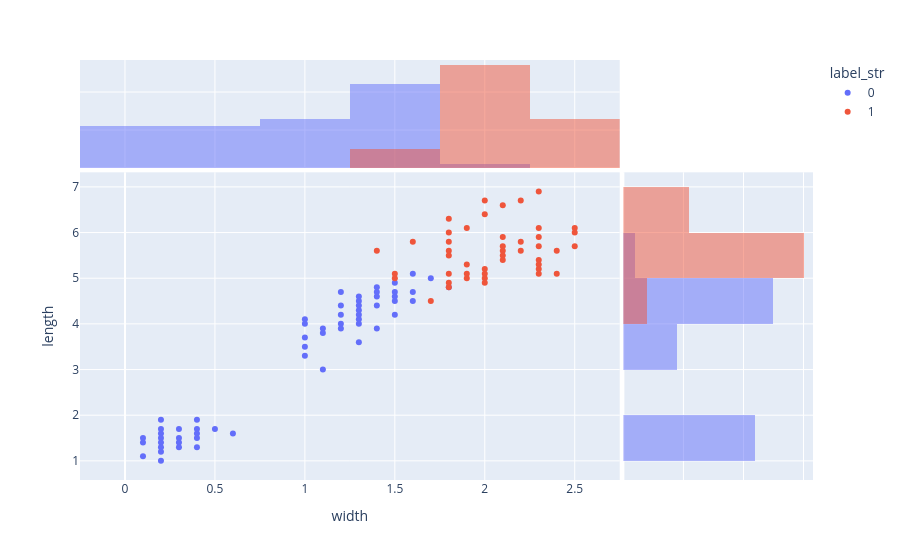

Notebook source saved alongside this figure:
### Code cell
df_sub["label_str"] = df_sub["label"].astype(str)
px.scatter(
    df_sub, 
    x="width", 
    y="length", 
    color="label_str",
    marginal_x="histogram",   # inne opcje: "box", "violin", "rug"
    marginal_y="histogram"
)

### Figure 1 — Plotly figure (JSON) as saved in the notebook; plotly's stock layout.template omitted (floating-point values rounded to 4 significant figures)
{"data": [{"hovertemplate": "label_str=0<br>width=%{x}<br>length=%{y}<extra></extra>", "legendgroup": "0", "marker": {"color": "#636efa", "symbol": "circle"}, "mode": "markers", "name": "0", "orientation": "v", "showlegend": true, "type": "scatter", "x": [0.2, 0.2, 0.2, 0.4, 0.3, 0.1, 0.2, 0.1, 0.1, 0.2, 0.4, 0.4, 0.3, 0.3, 0.2, 0.2, 0.5, 0.2, 0.4, 0.3, 0.6, 0.4, 1.4, 1.5, 1.5, 1.3, 1.5, 1.3, 1.6, 1, 1.3, 1.4, 1, 1.5, 1, 1.3, 1.4, 1, 1.1, 1.8, 1.2, 1.3, 1.4, 1.7, 1.1, 1, 1.2, 1.6, 1.6, 1.5, 1.3, 1.3, 1.2, 1.4, 1.2, 1.3, 1.2, 1.1], "xaxis": "x", "y": [1.4, 1.3, 1.5, 1.7, 1.4, 1.5, 1.6, 1.4, 1.1, 1.2, 1.5, 1.3, 1.7, 1.5, 1.7, 1, 1.7, 1.9, 1.6, 1.3, 1.6, 1.9, 4.7, 4.5, 4.9, 4, 4.6, 4.5, 4.7, 3.3, 4.6, 3.9, 3.5, 4.2, 4, 3.6, 4.4, 4.1, 3.9, 4.8, 4.7, 4.3, 4.8, 5, 3.8, 3.7, 3.9, 5.1, 4.5, 4.7, 4.4, 4.1, 4.4, 4.6, 4, 4.2, 4.2, 3], "yaxis": "y"}, {"alignmentgroup": "True", "bingroup": "x", "hovertemplate": "label_str=0<br>width=%{x}<br>count=%{y}<extra></extra>", "legendgroup": "0", "marker": {"color": "#636efa"}, "name": "0", "offsetgroup": "0", "opacity": 0.5, "showlegend": false, "type": "histogram", "x": [0.2, 0.2, 0.2, 0.4, 0.3, 0.1, 0.2, 0.1, 0.1, 0.2, 0.4, 0.4, 0.3, 0.3, 0.2, 0.2, 0.5, 0.2, 0.4, 0.3, 0.6, 0.4, 1.4, 1.5, 1.5, 1.3, 1.5, 1.3, 1.6, 1, 1.3, 1.4, 1, 1.5, 1, 1.3, 1.4, 1, 1.1, 1.8, 1.2, 1.3, 1.4, 1.7, 1.1, 1, 1.2, 1.6, 1.6, 1.5, 1.3, 1.3, 1.2, 1.4, 1.2, 1.3, 1.2, 1.1], "xaxis": "x3", "yaxis": "y3"}, {"alignmentgroup": "True", "bingroup": "y", "hovertemplate": "label_str=0<br>length=%{y}<br>count=%{x}<extra></extra>", "legendgroup": "0", "marker": {"color": "#636efa"}, "name": "0", "offsetgroup": "0", "opacity": 0.5, "showlegend": false, "type": "histogram", "xaxis": "x2", "y": [1.4, 1.3, 1.5, 1.7, 1.4, 1.5, 1.6, 1.4, 1.1, 1.2, 1.5, 1.3, 1.7, 1.5, 1.7, 1, 1.7, 1.9, 1.6, 1.3, 1.6, 1.9, 4.7, 4.5, 4.9, 4, 4.6, 4.5, 4.7, 3.3, 4.6, 3.9, 3.5, 4.2, 4, 3.6, 4.4, 4.1, 3.9, 4.8, 4.7, 4.3, 4.8, 5, 3.8, 3.7, 3.9, 5.1, 4.5, 4.7, 4.4, 4.1, 4.4, 4.6, 4, 4.2, 4.2, 3], "yaxis": "y2"}, {"hovertemplate": "label_str=1<br>width=%{x}<br>length=%{y}<extra></extra>", "legendgroup": "1", "marker": {"color": "#EF553B", "symbol": "circle"}, "mode": "markers", "name": "1", "orientation": "v", "showlegend": true, "type": "scatter", "x": [2.5, 1.9, 2.1, 1.8, 2.2, 2.1, 1.7, 1.8, 1.8, 2.5, 2, 1.9, 2.1, 2, 2.4, 2.3, 1.8, 2.2, 2.3, 1.5, 2.3, 2, 2, 1.8, 2.1, 1.8, 1.8, 2.1, 1.6, 1.9, 2, 2.2, 1.5, 1.4, 2.3, 2.4, 2.1, 2.3, 2.3, 2.5, 2.3, 1.9, 2, 2.3, 1.8], "xaxis": "x", "y": [6, 5.1, 5.9, 5.6, 5.8, 6.6, 4.5, 6.3, 5.8, 6.1, 5.1, 5.3, 5.5, 5, 5.1, 5.3, 5.5, 6.7, 6.9, 5, 5.7, 4.9, 6.7, 4.9, 5.7, 6, 4.8, 5.6, 5.8, 6.1, 6.4, 5.6, 5.1, 5.6, 6.1, 5.6, 5.4, 5.1, 5.9, 5.7, 5.2, 5, 5.2, 5.4, 5.1], "yaxis": "y"}, {"alignmentgroup": "True", "bingroup": "x", "hovertemplate": "label_str=1<br>width=%{x}<br>count=%{y}<extra></extra>", "legendgroup": "1", "marker": {"color": "#EF553B"}, "name": "1", "offsetgroup": "1", "opacity": 0.5, "showlegend": false, "type": "histogram", "x": [2.5, 1.9, 2.1, 1.8, 2.2, 2.1, 1.7, 1.8, 1.8, 2.5, 2, 1.9, 2.1, 2, 2.4, 2.3, 1.8, 2.2, 2.3, 1.5, 2.3, 2, 2, 1.8, 2.1, 1.8, 1.8, 2.1, 1.6, 1.9, 2, 2.2, 1.5, 1.4, 2.3, 2.4, 2.1, 2.3, 2.3, 2.5, 2.3, 1.9, 2, 2.3, 1.8], "xaxis": "x3", "yaxis": "y3"}, {"alignmentgroup": "True", "bingroup": "y", "hovertemplate": "label_str=1<br>length=%{y}<br>count=%{x}<extra></extra>", "legendgroup": "1", "marker": {"color": "#EF553B"}, "name": "1", "offsetgroup": "1", "opacity": 0.5, "showlegend": false, "type": "histogram", "xaxis": "x2", "y": [6, 5.1, 5.9, 5.6, 5.8, 6.6, 4.5, 6.3, 5.8, 6.1, 5.1, 5.3, 5.5, 5, 5.1, 5.3, 5.5, 6.7, 6.9, 5, 5.7, 4.9, 6.7, 4.9, 5.7, 6, 4.8, 5.6, 5.8, 6.1, 6.4, 5.6, 5.1, 5.6, 6.1, 5.6, 5.4, 5.1, 5.9, 5.7, 5.2, 5, 5.2, 5.4, 5.1], "yaxis": "y2"}], "layout": {"barmode": "overlay", "legend": {"title": {"text": "label_str"}, "tracegroupgap": 0}, "margin": {"t": 60}, "xaxis": {"anchor": "y", "domain": [0, 0.7363], "title": {"text": "width"}}, "xaxis2": {"anchor": "y2", "domain": [0.7413, 1], "matches": "x2", "showgrid": true, "showline": false, "showticklabels": false, "ticks": ""}, "xaxis3": {"anchor": "y3", "domain": [0, 0.7363], "matches": "x", "showgrid": true, "showticklabels": false}, "xaxis4": {"anchor": "y4", "domain": [0.7413, 1], "matches": "x2", "showgrid": true, "showline": false, "showticklabels": false, "ticks": ""}, "yaxis": {"anchor": "x", "domain": [0, 0.7326], "title": {"text": "length"}}, "yaxis2": {"anchor": "x2", "domain": [0, 0.7326], "matches": "y", "showgrid": true, "showticklabels": false}, "yaxis3": {"anchor": "x3", "domain": [0.7426, 1], "matches": "y3", "showgrid": true, "showline": false, "showticklabels": false, "ticks": ""}, "yaxis4": {"anchor": "x4", "domain": [0.7426, 1], "matches": "y3", "showgrid": true, "showline": false, "showticklabels": false, "ticks": ""}}}
